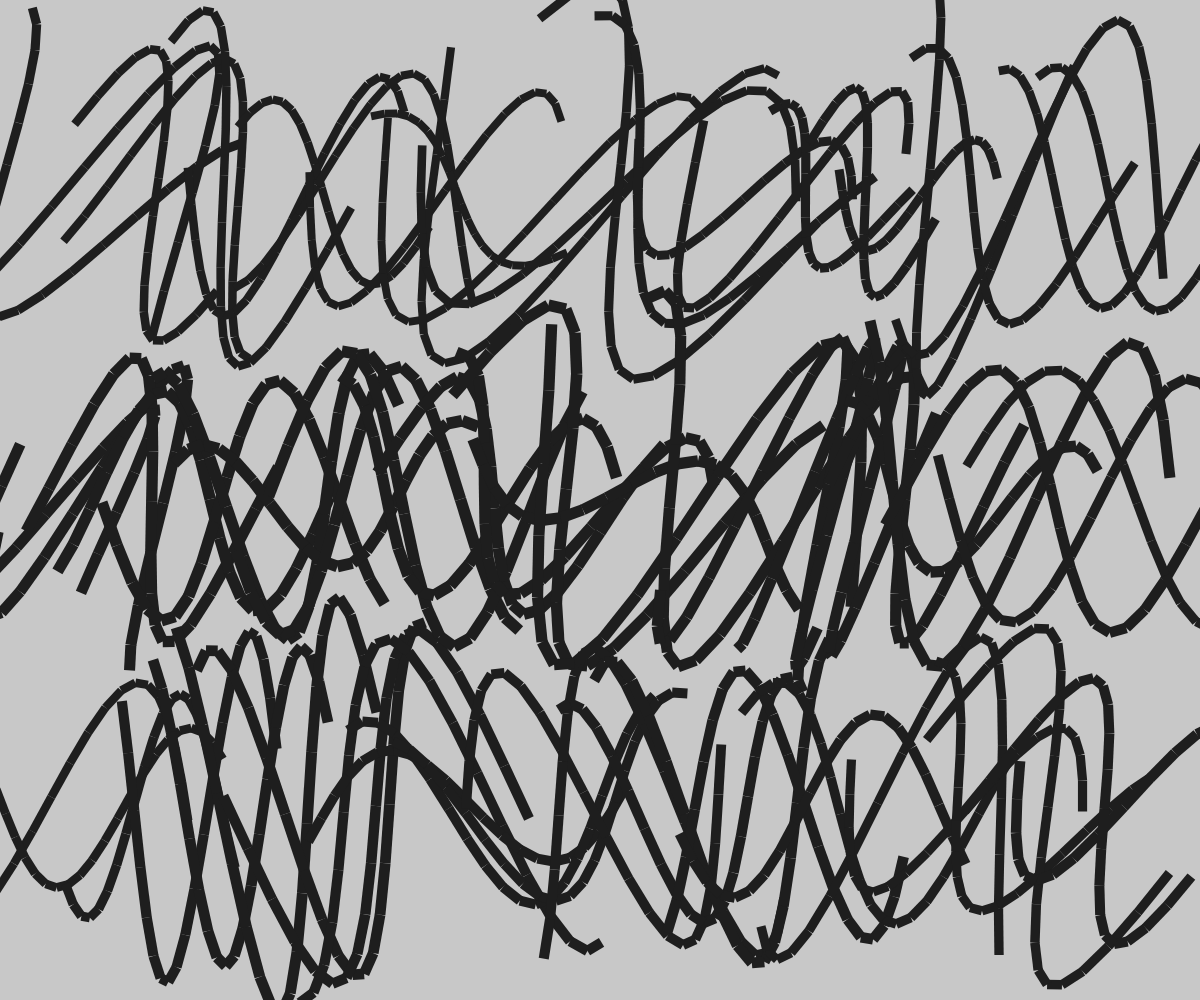
Frame 1 (no input)
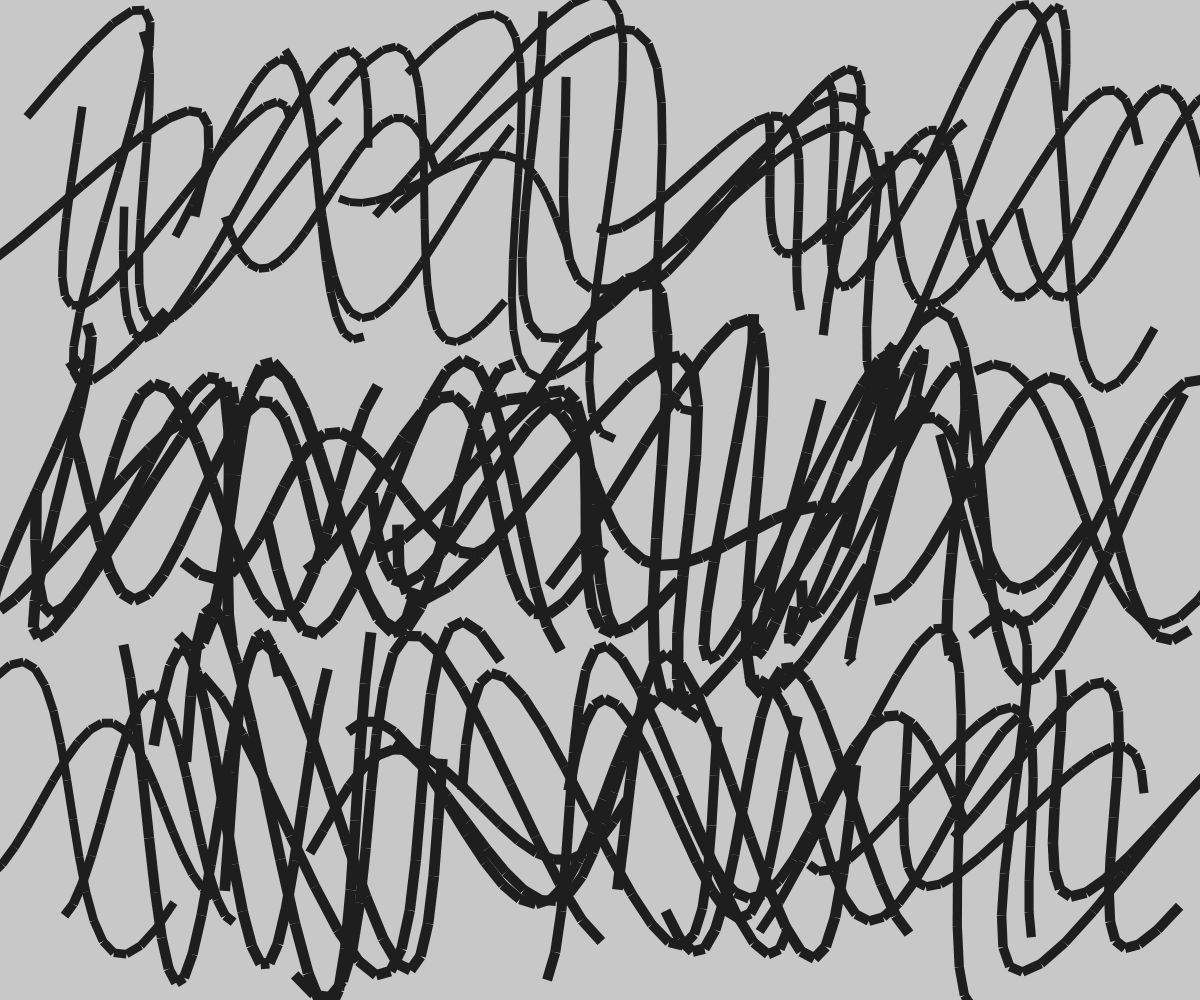
Frame 60 (no input)
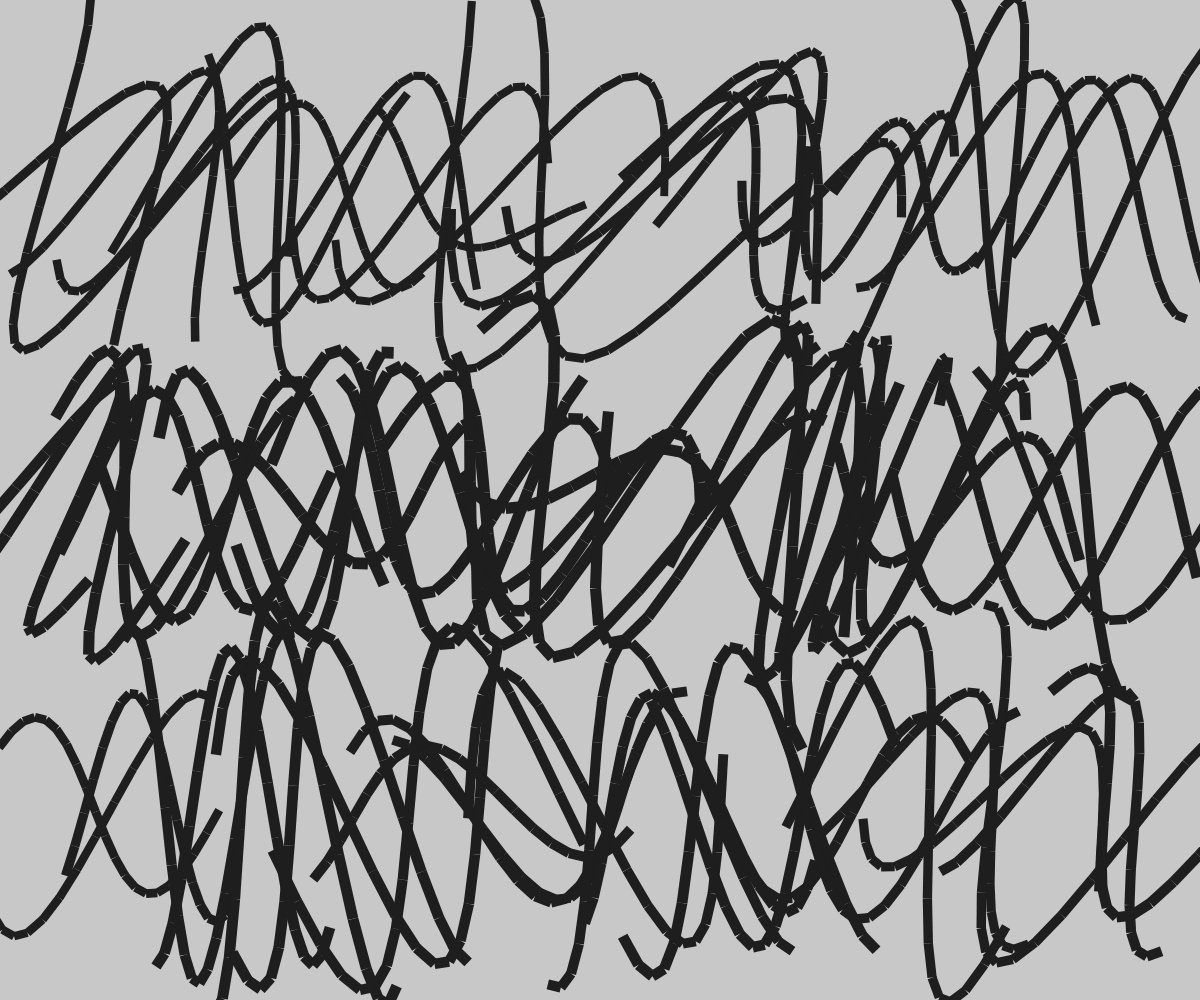
Frame 120 (the mouse pressed at the canvas centre since frame 60)

The p5.js sketch that drew these frames (run headless with seeded random() and noise() and a simulated clock; from frame 60 on, the mouse is pressed at the canvas centre):

// p5.js sketch
// ── sketch.js

// setting stuff
let MAX_WALK_RANGE = 0.0;

// setting stuff


let padding = 40;

let worms = [];

let rotateMap;
let scaleMap;
let curveMap;
let lengthMap;
let walkSpeedMap;
let walkRangeMap;

function setup() {
  createCanvas(windowWidth, windowHeight);
  background(200);

  MAX_WALK_RANGE = random(0.05, 0.3) * width;

  rotateMap = new NYNoiseMap(0.001, 0.001);
  scaleMap = new NYNoiseMap(0.001, 0.002);
  curveMap = new NYNoiseMap(0.001, 0.001);
  lengthMap = new NYNoiseMap(0.005, 0.002);
  walkSpeedMap = new NYNoiseMap(0.1, 0.1);
  walkRangeMap = new NYNoiseMap(0.3, 0.6);

  let isMoveTogether = random() > 0.5;
  let togetherAngle = random(0, 360);

  let maxThickness = random(3, 24);

  let xCount = int(random(1, 36));
  let yCount = int(random(1, 36));

  // console.log(`${xCount} ${yCount}`);

  let xSpace = float(width - padding * 2) / xCount;
  let ySpace = float(height - padding * 2) / yCount;

  for (let x = 0; x < xCount; x++) {
    for (let y = 0; y < yCount; y++) {
      let posX = padding + (x + 0.5) * xSpace;
      let posY = padding + (y + 0.5) * ySpace;

      let rotationValue = rotateMap.getNoise(posX, posY) * 360.0;
      if(isMoveTogether) rotationValue = togetherAngle;

      let thickness = scaleMap.getNoise(posX, posY) * maxThickness;
      let length = 0.6 + (lengthMap.getNoise(posX, posY) * 1.6) * ySpace;

      let newWorm = new Worm(posX, posY, length, thickness, rotationValue);
      newWorm.curveScale = scaleMap.getNoise(posX, posY) * 30 + 1;
      newWorm.walkSpeed = scaleMap.getNoise(posX, posY) * 30 + 1;
      newWorm.walkRange = walkRangeMap.getNoise(posX, posY) * MAX_WALK_RANGE + 6;
      worms.push(newWorm);
    }
  }
}

function draw() {

  background(200);
  // noStroke();
  // rect(padding -10, padding-10, width - padding * 2 + 20, height - padding * 2 + 20);

  for (let i = 0; i < worms.length; i++) {
    worms[i].draw();
    worms[i].walkPos += worms[i].walkSpeed;
  }

}


class Worm {
  constructor(posX, posY, length, thickness, rotation = 0.0) {
    this.x = posX;
    this.y = posY;

    this.walkPos = random(0, 360);
    this.curveScale = random(60, 360);
    this.walkSpeed = random(1, 20);
    this.walkRange = random(10, 20);
    this.edges = 20;

    this.length = length;
    this.thickness = thickness;
    this.rotation = rotation;
  }


  draw() {
    push();

    translate(this.x, this.y);
    rotate(radians(this.rotation));

    stroke(30);
    // noStroke();
    // fill(0);
    strokeWeight(this.thickness);

    strokeCap(SQUARE);
    this.wormLine();

    pop();
  }

  wormLine() {
    let stepLength = float(this.length) / float(this.edges);

    let lastX = sin(radians(this.walkPos + this.curveScale * -1)) * this.walkRange;
    let lastY = -0.5 * this.length;

    for (let i = 0; i < this.edges; i++) {
      let x = sin(radians(this.walkPos + this.curveScale * i)) * this.walkRange;
      let y = lastY + stepLength;

      // point(x, y);
      // circle(x, y, this.thickness);
      line(lastX, lastY, x, y);

      lastX = x;
      lastY = y;
    }
  }


}

class NYNoiseMap {
  constructor(scaleX, scaleY) {
    this.mapX = random(-10000.0, 10000.0);
    this.mapY = random(-10000.0, 10000.0);
    this.scaleX = scaleX;
    this.scaleY = scaleY;
  }

  setMap(x, y) {
    this.mapX = x;
    this.mapY = y;
  }

  getNoise(x, y) {
    return noise(this.mapX + x * this.scaleX, this.mapY + y * this.scaleY);
  }

  move(x, y) {
    this.mapX += x * this.scaleX;
    this.mapY += y * this.scaleY;

    return noise(this.mapX, this.mapY);
  }
}
